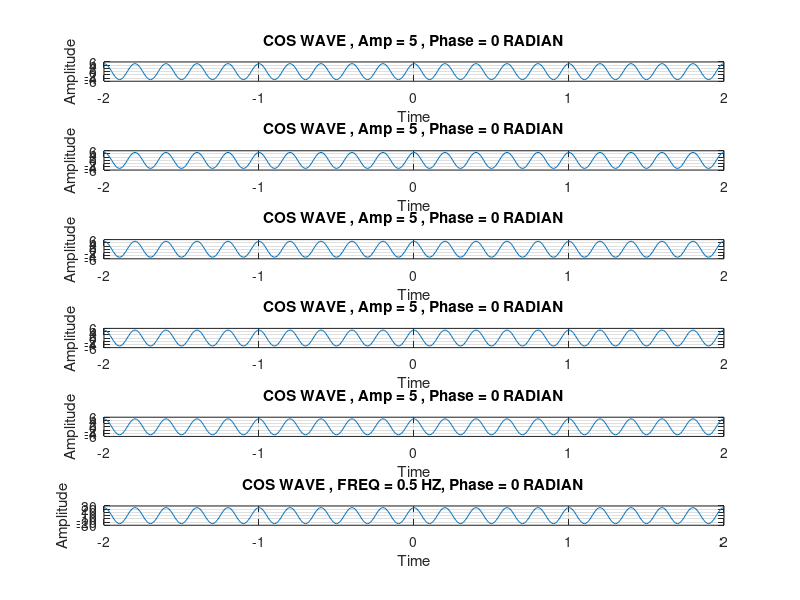

Reproduce this figure in MATLAB.
clc; clear; close all;

% Take number of sinusoidal signals
num = input('Enter the Number of Sinusoids: ');
x1 = 0;
Phase=0; 
A=5;
t=-2:0.01:2;
for n = 1:num
    % Take Frequncy
    f=input('Enter frequency: ');

    x=A*cos(2*pi*f*t + Phase);
    subplot(num + 1, 1, n);
    plot(t, x);
    title('Sinsoidal Signal');
    ylabel('Amplitude');
    xlabel('Time');
    title('COS WAVE , Amp = 5 , Phase = 0 RADIAN');
    % Sum the signal 
    x1 = x1 + x;
    grid;
end;

subplot(num + 1, 1, n + 1);
plot(t, x1);
title('SUM OF THE ABOVE COSINE SIGNALS');
ylabel('Amplitude');
xlabel('Time');
title('COS WAVE , FREQ = 0.5 HZ, Phase = 0 RADIAN');
grid;
